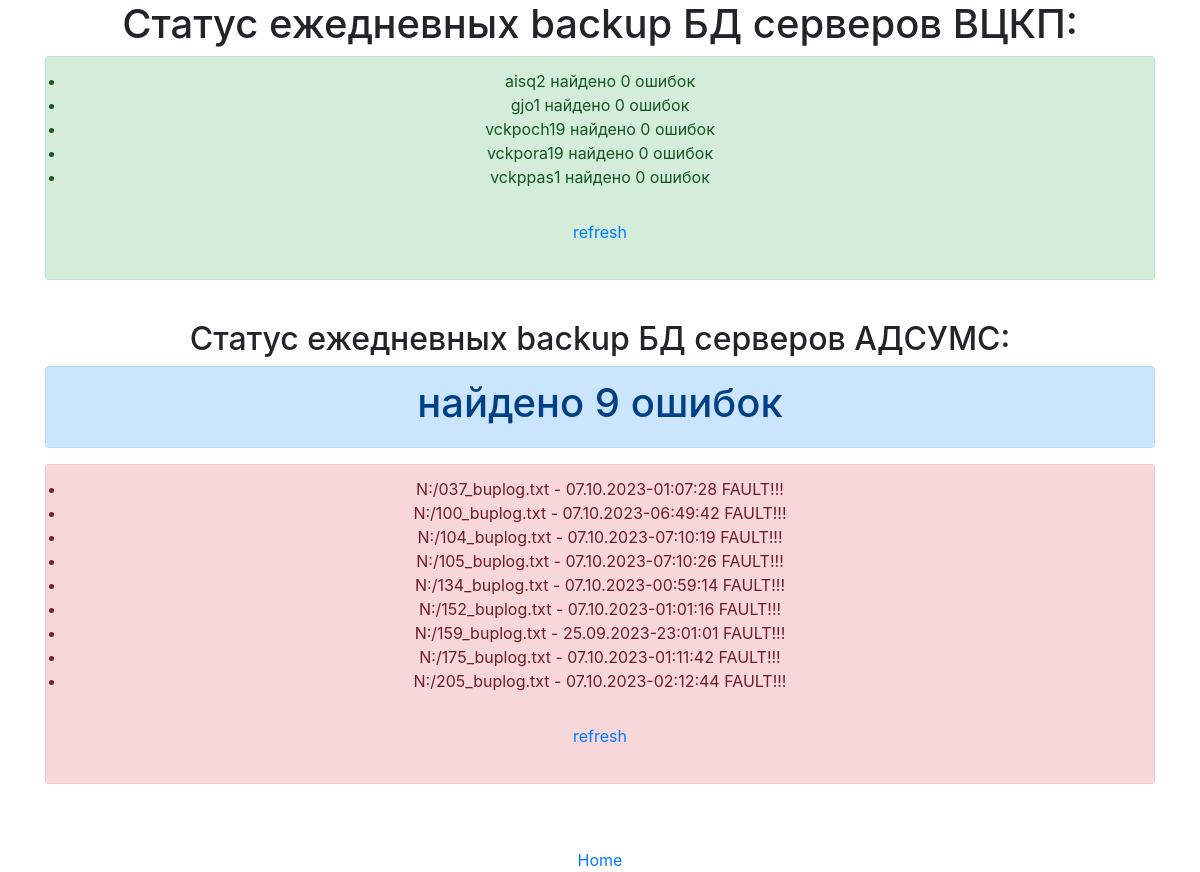
Page /backupapp/ on the earlier database version.
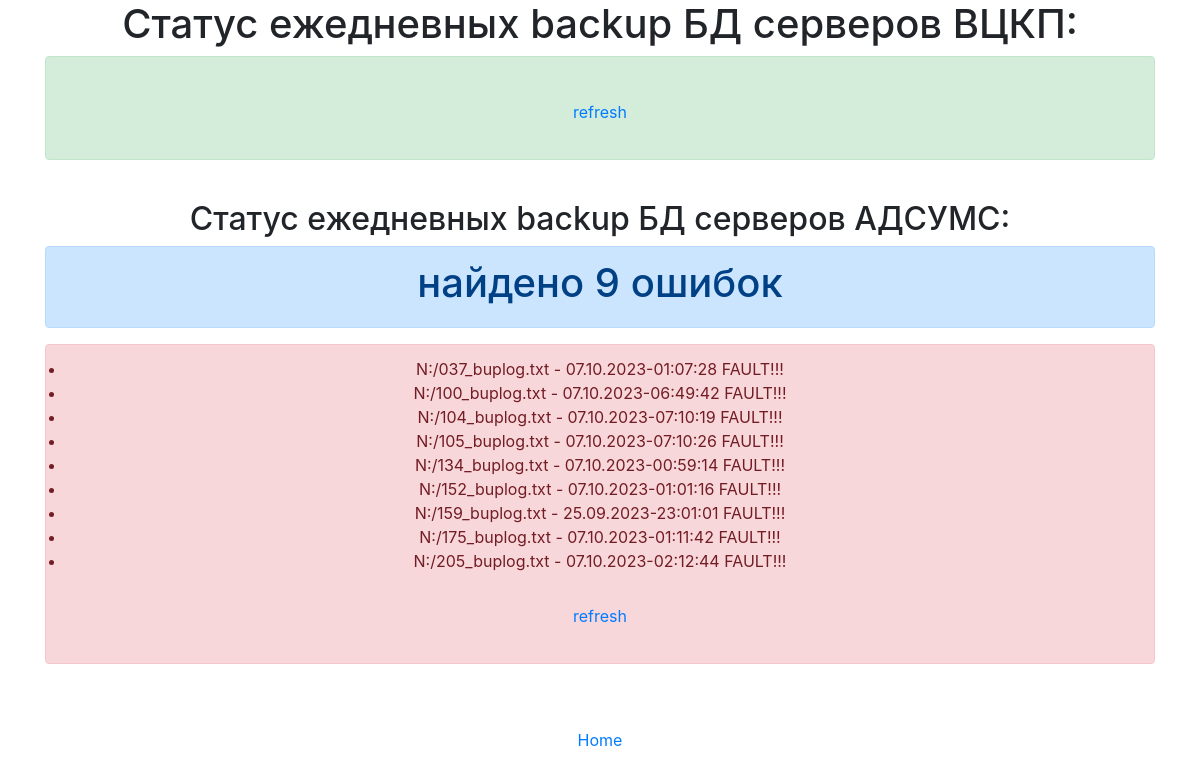
Same page on the later database version.
### backupapp/models.py (models this page shows)
class backup(models.Model):
    backup_status = models.TextField()
    system_name = models.TextField()
    request_d = models.TextField()
    backup_type = models.TextField()

### backupapp/views.py (the view)
# urls.py: path('backupapp/', backupView, name = 'backupView'),
def backupView(request):
    all_backup_items_vckp = backup.objects.all().filter(system_name = 'ВЦКП')
    all_backup_items_adsums = backup.objects.all().filter(system_name = 'АДСУМС')
    backup_error_count_adsums = backup.objects.all().filter(system_name = 'АДСУМС').count()
    return render(request,'backup/backupstatus.html', {'all_items_vckp':all_backup_items_vckp, 'all_items_adsums':all_backup_items_adsums, 'error_count_adsums':backup_error_count_adsums})

### templates/backup/backupstatus.html (shortened to what this page needs)
<link rel="stylesheet" href="https://cdn.jsdelivr.net/npm/bootstrap@4.6.2/dist/css/bootstrap.min.css">
<div class="container text-center">
<h1>Статус ежедневных backup БД серверов ВЦКП:</h1>
<ul class="alert alert-success">
    {% for i in all_items_vckp %}
    <li>{{i.backup_status}}
    </li>
    {% endfor %}
    <br>
    <form action="/addBackupItem/" method = "post">{% csrf_token %}
          <input type="submit"  class="btn btn-link" value="refresh">
    </form>
</ul>
<br>
<h2>Статус ежедневных backup БД серверов АДСУМС:</h2>
 <div class="alert alert-primary" role="alert">
   <h1>найдено {{error_count_adsums}} ошибок </h1>
 </div>
<ul class="alert alert-danger">
    {% for i in all_items_adsums %}
    <li>{{i.backup_status}}
    </li>
    {% endfor %}
    <br>
    <form action="/addBackupItemADSUMS/" method = "post">{% csrf_token %}
          <input type="submit"  class="btn btn-link" value="refresh">
    </form>
</ul>
<br>
<br>
<a href="{% url 'home' %}"> Home </a>
</div>

Differences in the rows shown:
removed backup: backup_status "aisq2 найдено 0 ошибок", shown under "Статус ежедневных backup БД серверов ВЦКП:"
removed backup: backup_status "gjo1 найдено 0 ошибок", shown under "Статус ежедневных backup БД серверов ВЦКП:"
removed backup: backup_status "vckpoch19 найдено 0 ошибок", shown under "Статус ежедневных backup БД серверов ВЦКП:"
removed backup: backup_status "vckpora19 найдено 0 ошибок", shown under "Статус ежедневных backup БД серверов ВЦКП:"
removed backup: backup_status "vckppas1 найдено 0 ошибок", shown under "Статус ежедневных backup БД серверов ВЦКП:"
